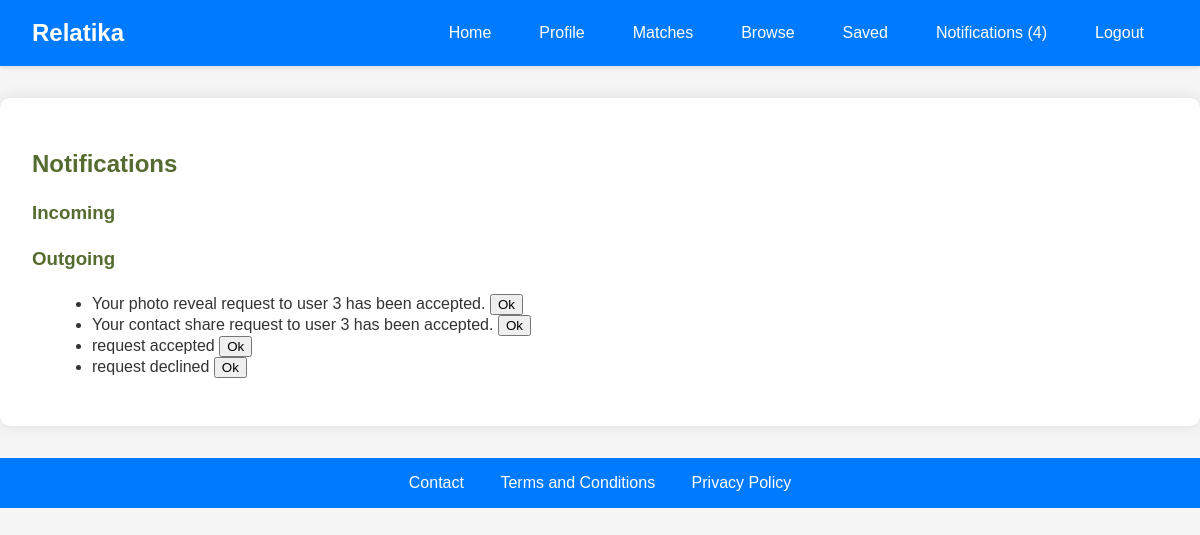
The app's page /notifications (signed in) with its own data.
### tables this page shows
CREATE TABLE "photo_reveals" (
	"id"	INTEGER,
	"requester_id"	INTEGER,
	"requestee_id"	INTEGER,
	"status"	TEXT DEFAULT 'pending',
	"message"	TEXT,
	FOREIGN KEY("requestee_id") REFERENCES "users"("id"),
	FOREIGN KEY("requester_id") REFERENCES "users"("id"),
	PRIMARY KEY("id" AUTOINCREMENT)
);

CREATE TABLE "contact_shares" (
	"id"	INTEGER,
	"requester_id"	INTEGER,
	"requestee_id"	INTEGER,
	"status"	TEXT DEFAULT 'pending',
	"message"	TEXT,
	FOREIGN KEY("requestee_id") REFERENCES "users"("id"),
	FOREIGN KEY("requester_id") REFERENCES "users"("id"),
	PRIMARY KEY("id" AUTOINCREMENT)
);

### app.py (the view)
@app.route('/notifications')
def notifications():
    if 'user_id' not in session:
        return redirect(url_for('login'))
    user_id = session['user_id']
    conn = get_db_connection()
    photo_reveals = conn.execute('''
        SELECT photo_reveals.id as request_id, users.username, photo_reveals.status
        FROM photo_reveals
        JOIN users ON photo_reveals.requester_id = users.id
        WHERE photo_reveals.requestee_id = ? AND photo_reveals.status = 'pending'
    ''', (user_id,)).fetchall()
    contact_shares = conn.execute('''
        SELECT contact_shares.id as request_id, users.username, contact_shares.status
        FROM contact_shares
        JOIN users ON contact_shares.requester_id = users.id
        WHERE contact_shares.requestee_id = ? AND contact_shares.status = 'pending'
    ''', (user_id,)).fetchall()
    photo_reveal_notifications = conn.execute('SELECT message, id, "photo" as type FROM photo_reveals WHERE requester_id = ? AND message IS NOT NULL AND message != "Acknowledged" ORDER BY id DESC', (user_id,)).fetchall()
    contact_share_notifications = conn.execute('SELECT message, id, "contact" as type FROM contact_shares WHERE requester_id = ? AND message IS NOT NULL AND message != "Acknowledged" ORDER BY id DESC', (user_id,)).fetchall()
    notifications = photo_reveal_notifications + contact_share_notifications
    notifications.sort(key=lambda x: x['id'], reverse=True)
    conn.close()
    return render_template('notifications.html', notifications=notifications, photo_reveals=photo_reveals, contact_shares=contact_shares)

### app.py (called while the page is built)
def get_db_connection():
    retries = 5
    while retries > 0:
        try:
            conn = sqlite3.connect(users_table, check_same_thread=False)
            conn.row_factory = sqlite3.Row
            return conn
        except sqlite3.OperationalError as e:
            if 'database is locked' in str(e):
                time.sleep(1)
                retries -= 1
            else:
                raise e
    raise Exception("Database is locked for too long, giving up.")

### templates/notifications.html (shortened to what this page needs)
{% extends "base.html" %}
{% block content %}
<h2>Notifications</h2>
<h3>Incoming</h3>
<h3>Outgoing</h3>
<ul>
    {% for notification in notifications %}
        <li>
            {{ notification['message'] }}
            {% if 'Acknowledged' not in notification['message'] %}
            <button class="acknowledge-notification" data-notification-id="{{ notification['id'] }}" data-notification-type="{{ notification['type'] }}">Ok</button>
            {% endif %}
        </li>
    {% endfor %}
</ul>
{% endblock %}

### static/css/styles.css (style rules this page uses)
body { font-family: Arial, sans-serif; background-color: #f0f4f3; color: #2f4f4f; margin: 0; padding: 0; }
h1, h2, h3 { color: #556b2f; }
ul, ol { margin-left: 20px; }

### templates/base.html (style rules this page uses)
body { font-family: 'Arial', sans-serif; margin: 0; padding: 0; background-color: #f5f5f5; color: #333; }
.container h1, .container h2, .container h3, .container p { margin-bottom: 1.5rem; }

### records on screen
photo_reveals: message "Your photo reveal request to user 3 has been accepted."
contact_shares: message "Your contact share request to user 3 has been accepted."
photo_reveals: message "request accepted"
contact_shares: message "request declined"

### other values on screen
{{ notification_count }} "4"
